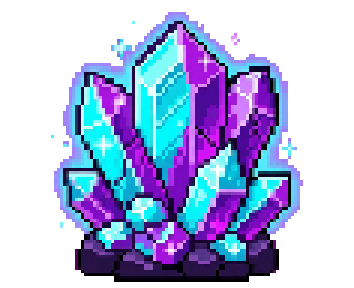
#> input picture assets/rock_crystal.png, 118 x 96 px (shown 3 times larger)
$ python -i fix_all_spritesheets.py   (imports and definitions only)
#> lines starting #> are read from the running program, lines starting #| are printed output that depends on the picture
#!/usr/bin/env python3
"""Aggressively fix ALL spritesheets."""
from pathlib import Path
from PIL import Image, ImageDraw

CELL_SIZE = 96
GRID_SIZE = 6
SHEET_SIZE = 576

def create_checkerboard_preview(image_path, output_path):
    img = Image.open(image_path).convert('RGBA')
    preview = Image.new('RGBA', img.size, (255, 255, 255, 255))
    draw = ImageDraw.Draw(preview)
    colors = ((208, 208, 208, 255), (160, 160, 160, 255))
    for y in range(0, img.height, 24):
        for x in range(0, img.width, 24):
            color = colors[(x // 24 + y // 24) % 2]
            draw.rectangle((x, y, min(img.width, x + 24), min(img.height, y + 24)), fill=color)
    preview.alpha_composite(img)
    draw = ImageDraw.Draw(preview)
    grid_color = (255, 0, 0, 255)
    for col in range(1, GRID_SIZE):
        x = col * CELL_SIZE
        draw.line([(x, 0), (x, img.height)], fill=grid_color, width=3)
    for row in range(1, GRID_SIZE):
        y = row * CELL_SIZE
        draw.line([(0, y), (img.width, y)], fill=grid_color, width=3)
    for i in range(3):
        draw.rectangle([(i, i), (img.width - 1 - i, img.height - 1 - i)], outline=grid_color)
    preview.save(output_path, format='PNG', optimize=True)

def fix_spritesheet(source_path, output_path, padding=10):
#> called with source_path = '../assets/rock_crystal.png', output_path = 'out.png', padding = 10
    img = Image.open(source_path).convert('RGBA')
#> img is the input picture: PIL image 118x96 RGBA; mean R, G, B, A 47.9, 55.8, 93.7, 128
    fixed = Image.new('RGBA', (SHEET_SIZE, SHEET_SIZE), (0, 0, 0, 0))
#> fixed: PIL image 576x576 RGBA; every value is 0

    for row in range(GRID_SIZE):
        row_cells = []
        row_bboxes = []
        for col in range(GRID_SIZE):
            cell = img.crop((col * CELL_SIZE, row * CELL_SIZE, (col + 1) * CELL_SIZE, (row + 1) * CELL_SIZE))
            bbox = cell.getchannel('A').point(lambda x: 255 if x > 10 else 0).getbbox()
            row_cells.append(cell)
            row_bboxes.append(bbox)

        max_bottom = max((b[3] for b in row_bboxes if b), default=0)
        if max_bottom == 0:
            continue
        target_bottom = CELL_SIZE - padding

        for col, (cell, bbox) in enumerate(zip(row_cells, row_bboxes)):
            if not bbox:
                fixed.paste(cell, (col * CELL_SIZE, row * CELL_SIZE))
                continue

            sprite = cell.crop(bbox)
            sw, sh = sprite.size
            max_w = CELL_SIZE - 2 * padding
            max_h = CELL_SIZE - 2 * padding
            scale = min(1.0, max_w / sw, max_h / sh) * 0.95

            if scale < 1.0:
                nw = max(1, int(sw * scale))
                nh = max(1, int(sh * scale))
                sprite = sprite.resize((nw, nh), Image.Resampling.LANCZOS)
                sw, sh = nw, nh

            x_off = (CELL_SIZE - sw) // 2
            y_off = target_bottom - sh
            y_off = max(padding, min(y_off, CELL_SIZE - padding - sh))
            x_off = max(padding, min(x_off, CELL_SIZE - padding - sw))

            new_cell = Image.new('RGBA', (CELL_SIZE, CELL_SIZE), (0, 0, 0, 0))
            new_cell.alpha_composite(sprite, (x_off, y_off))
            fixed.paste(new_cell, (col * CELL_SIZE, row * CELL_SIZE))
#> cell: PIL image 96x96 RGBA; every value is 0
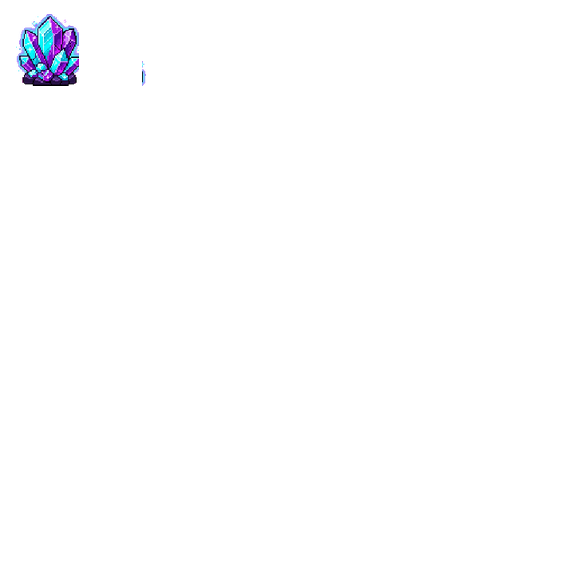
#> fixed: PIL image 576x576 RGBA; mean R, G, B, A 1.2, 1.3, 2.2, 2.8; transparent parts drawn white

    fixed.save(output_path, format='PNG', optimize=True)

workspace = Path(__file__).parent.parent
game_sheets = [s for s in (workspace / "assets" / "monsters").glob("*/*-spritesheet-game.png")
               if 'backup' not in s.name.lower() and 'BEFORE' not in s.name and 'AFTER' not in s.name]

# [16 lines not run here, left out]

>>> result = fix_spritesheet('../assets/rock_crystal.png', 'out.png')
